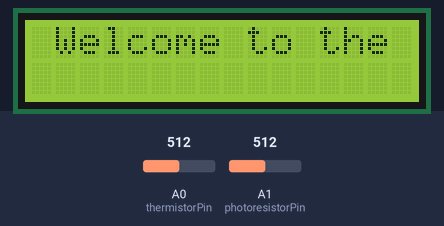
This sketch was run on a simulated Arduino Uno, built with avr-gcc and run on an emulated ATmega328P. On the bench: 16×2 character LCD. The inputs (shaded band) are chosen by the test bench; at power-on: A0 (thermistorPin) = 512, A1 (photoresistorPin) = 512.

Above: at 0.1 s.
At 3.1 s:
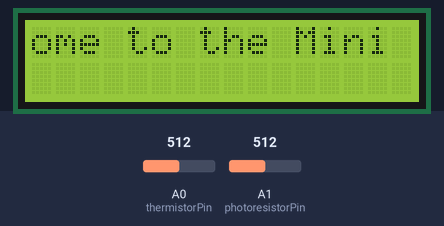
At 6.8 s:
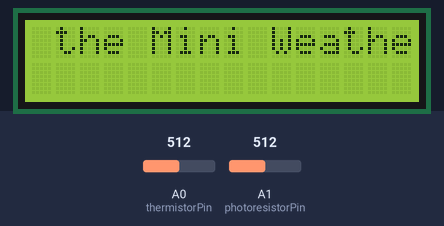
At 9.8 s:
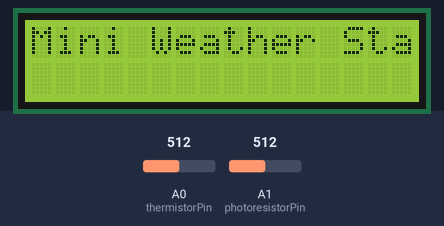
At 13.4 s:
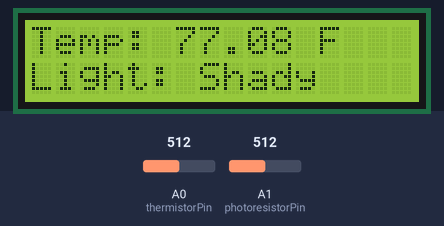
At 19.0 s:
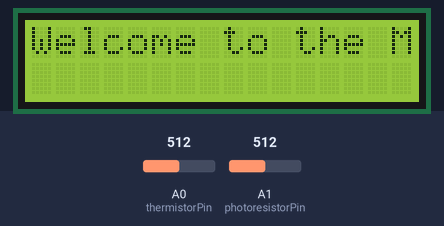

Measured:
- by itself, everything shown: repeats every 18.3 s, in 23 steps
- what the display in image 1 shows lasts 0.6 s, from 3.1 s to 3.7 s
- what the display in image 4 shows lasts 5.0 s, from 13.4 s to 18.4 s

The sketch:

weather_station.ino
```cpp
/*
Lucky Cat
 /\_/\
( ^_^ )
 > ~ <
*/

#include <LiquidCrystal.h>

LiquidCrystal lcd(8, 9, 0, 1, 2, 3, 4, 5, 6, 7);

const int thermistorPin = A0;
const int photoresistorPin = A1;
const float BETA = 3950;
const float R0 = 10000;

void setup() {
    lcd.begin(16, 2);
    lcd.clear();
}

void loop() {
    // Scroll welcome message
    String welcomeMessage = " Welcome to the Mini Weather Station ";
    for (int i = 0; i < welcomeMessage.length() - 15; i++) {
        lcd.clear();
        lcd.setCursor(0, 0);
        lcd.print(welcomeMessage.substring(i, i + 16));
        delay(600); // scrolling pace
    }

    // Read thermistor value
    int rawTemp = analogRead(thermistorPin);
    float resistance = (1023.0 / rawTemp - 1.0) * R0;
    float temperatureC = 1.0 / (log(resistance / R0) / BETA + 1.0 / 298.15) - 273.15;

    // Convert to Farenheit
    float temperatureF = (temperatureC * 1.8) + 32;

    // Read photoresistor value
    int lightLevel = analogRead(photoresistorPin);

    // Determine light condition
    String lightCondition;
    if (lightLevel > 800) {
        lightCondition = "Sunny";
    } else if (lightLevel > 400) {
        lightCondition = "Shady";
    } else {
        lightCondition = "Dark";
    }

    // Display sensor readings for 5 seconds
    lcd.clear();
    lcd.setCursor(0, 0);
    lcd.print("Temp: ");
    lcd.print(temperatureF);
    lcd.print(" F");

    lcd.setCursor(0, 1);
    lcd.print("Light: ");
    lcd.print(lightCondition);

    delay(5000); // Wait for 5 seconds before repeating
}
```
